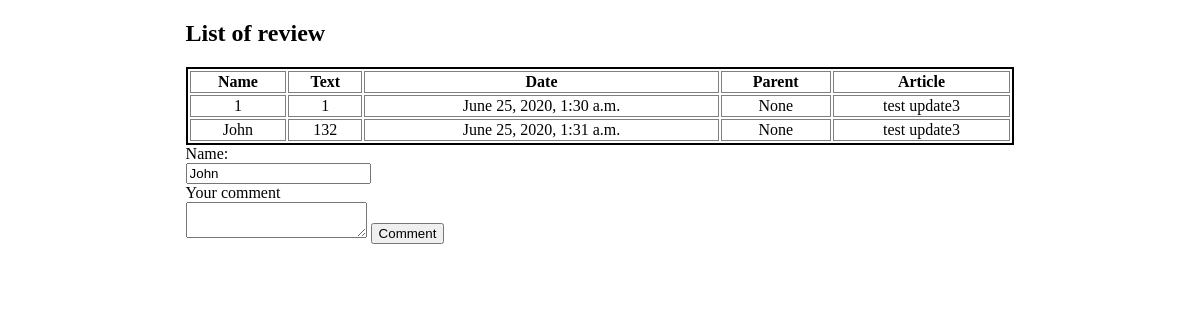
The page /api/reviews/1 on the database its author committed.
### api/models.py (models this page shows, shortened)
class Review(models.Model):
    name = models.CharField("Name", max_length=100)
    text = models.TextField("Comment", max_length=5000)
    date = models.DateTimeField("Place for date", default=now)
    parent = models.ForeignKey('self', verbose_name="Parent", on_delete=models.SET_NULL, blank=True, null=True)
    article = models.ForeignKey(Article, verbose_name="Article", on_delete=models.CASCADE)

class Article(models.Model):
    title = models.TextField("Place for title")
    date = models.DateTimeField("Place for date", default=now)
    link = models.SlugField("Place for link", max_length=160, unique=True,)
    author = models.ForeignKey('Author', related_name='articles', on_delete=models.CASCADE)
    upvotes = models.PositiveSmallIntegerField("amount of upvotes", default=0)
    def __str__(self):
        return self.title

### api/views.py (the view)
# urls.py: path('reviews/<int:pk>', views.showCurrentCommet, name='add-comment'),
def showCurrentCommet(request,pk):
    reviews = Review.objects.filter(article=pk)
    return render(request, 'comment.html', {"reviews":reviews})

### api/templates/comment.html (shortened to what this page needs)
<!doctype html>
<html lang="en">
<head>
    {% load static %}
    <link rel="stylesheet" href="{% static 'style.css'%}">
</head>
<body>
    <div class="container">
        <h2>List of review</h2>
        <table>
            <tr>
                <th>Name</th>
                <th>Text</th>
                <th>Date</th>
                <th>Parent</th>
                <th>Article</th>
            </tr>
             {% for review in reviews %}
            <tr>
                <td>{{ review.name }}</td>
                <td>{{ review.text }}</td>
                <td>{{ review.date }}</td>
                <td>{{ review.parent }}</td>
                <td>{{ review.article }}</td>
            </tr>
            {% endfor %}
        </table>
        <form method="post" action="/api/add-comment/{{ reviews.first.article.id }}">
            <label for="name">Name:</label><br>
            <input type="text" id="name" name="name" value="John"><br>
            <label for="comment">Your comment</label><br>
            <textarea name="comment" id="comment" ></textarea>
            <button type="submit", name="add", value="add">Comment</button>
        </form>
    </div>
</body>
</html>

### api/static/style.css (style rules this page uses)
.container { margin: 0 auto; width: 70%; }
table { border: 2px solid black; width: 100%; }
td, th { text-align: center; border: 1px solid gray; }

### rows shown on the page
Review: name "1", text "1", date "June 25, 2020, 1:30 a.m.", parent "None", article "test update3"
Review: name "John", text "132", date "June 25, 2020, 1:31 a.m.", parent "None", article "test update3"
